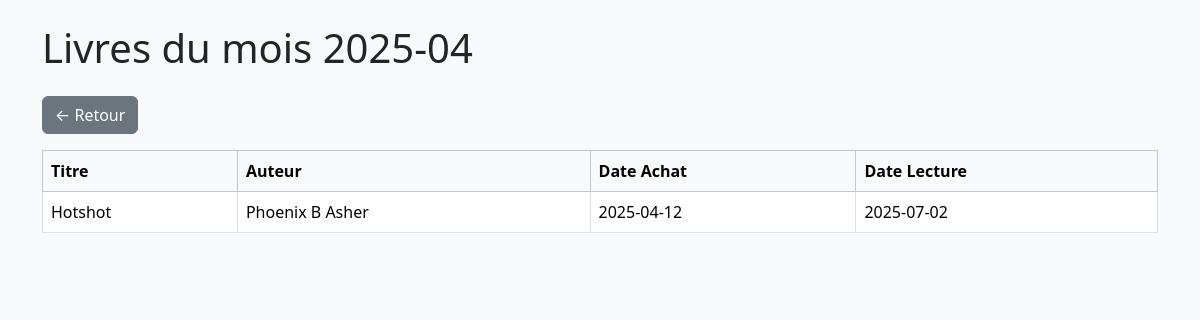
The page /php/details.php?mois=2025-04 (signed in) on the database its author committed.
### tables this page shows
CREATE TABLE `library` (
  `ID` int(11) NOT NULL,
  `Auteur` varchar(50) NOT NULL,
  `Titre` varchar(62) NOT NULL,
  `Dedicace` varchar(3) NOT NULL,
  `Marquepages` varchar(30) DEFAULT NULL,
  `Goodies` varchar(30) DEFAULT NULL,
  `ISBN` varchar(17) DEFAULT NULL,
  `Format` varchar(50) DEFAULT NULL,
  `Prix` decimal(10,2) DEFAULT NULL,
  `Date_achat` date DEFAULT NULL,
  `Date_lecture` date DEFAULT NULL,
  `Relecture` date DEFAULT NULL,
  `Chronique_ecrite` varchar(30) DEFAULT NULL,
  `Chronique_publiee` varchar(30) DEFAULT NULL,
  `Details` text DEFAULT NULL,
  `Chronique` text DEFAULT NULL,
  `Maison_edition` varchar(39) DEFAULT NULL,
  `Nombre_pages` varchar(4) DEFAULT NULL,
  `Notation` varchar(13) DEFAULT NULL,
  `Genre` varchar(28) DEFAULT NULL,
  `Couverture` varchar(255) DEFAULT '../assets/covers/TheAdventureOfBeebo.jpg',
  `Couple` varchar(255) DEFAULT NULL,
  `Themes` varchar(255) DEFAULT NULL,
  `localisation` varchar(255) NOT NULL
);

### php/details.php (the view, shortened to what this page needs)
<?php
include 'connexion.php';
$annee = $_GET['annee'] ?? null;
$mois = $_GET['mois'] ?? null;
$livres = [];
try {
    if ($annee) {
        $stmt = $pdo->prepare("
            SELECT * FROM library
            WHERE (YEAR(Date_achat) = :annee OR YEAR(Date_lecture) = :annee)
            ORDER BY Date_achat, Date_lecture
        ");
        $stmt->execute(['annee' => $annee]);
        $livres = $stmt->fetchAll(PDO::FETCH_ASSOC);
        $titre = "Livres de l'année $annee";
    } elseif ($mois) {
        $stmt = $pdo->prepare("
            SELECT * FROM library
            WHERE (DATE_FORMAT(Date_achat, '%Y-%m') = :mois OR DATE_FORMAT(Date_lecture, '%m-%Y') = :mois)
            ORDER BY Date_achat, Date_lecture
        ");
        $stmt->execute(['mois' => $mois]);
        $livres = $stmt->fetchAll(PDO::FETCH_ASSOC);
        $titre = "Livres du mois $mois";
    } else {
        $titre = "Période non spécifiée";
    }
} catch (PDOException $e) {
    $erreur = "Erreur lors de la récupération : " . $e->getMessage();
}
?>
<!DOCTYPE html>
<html lang="fr">
<head>
    <link rel="stylesheet" href="https://cdn.jsdelivr.net/npm/bootstrap@5.3.6/dist/css/bootstrap.min.css" />
</head>
<body class="bg-light">
<div class="container py-4">
    <h1 class="mb-4"><?= htmlspecialchars($titre) ?></h1>
    <a href="stats.php" class="btn btn-secondary mb-3">← Retour</a>
    <?php if (isset($erreur)): ?>
        <div class="alert alert-danger"><?= htmlspecialchars($erreur) ?></div>
    <?php elseif (empty($livres)): ?>
        <div class="alert alert-warning">Aucun livre trouvé pour cette période.</div>
    <?php else: ?>
        <div class="table-responsive">
            <table class="table table-bordered bg-white">
                <thead class="table-light">
                    <tr>
                        <th>Titre</th>
                        <th>Auteur</th>
                        <th>Date Achat</th>
                        <th>Date Lecture</th>
                    </tr>
                </thead>
                <tbody>
                    <?php foreach ($livres as $livre): ?>
                        <tr>
                            <td><?= htmlspecialchars($livre['Titre']) ?></td>
                            <td><?= htmlspecialchars($livre['Auteur']) ?></td>
                            <td><?= htmlspecialchars($livre['Date_achat']) ?></td>
                            <td><?= htmlspecialchars($livre['Date_lecture']) ?></td>
                        </tr>
                    <?php endforeach; ?>
                </tbody>
            </table>
        </div>
    <?php endif; ?>
</div>
</body>
</html>

### rows shown on the page
library: Titre "Hotshot", Auteur "Phoenix B Asher", Date_achat "2025-04-12", Date_lecture "2025-07-02"

### other values the page prints
$titre "Livres du mois 2025-04"
